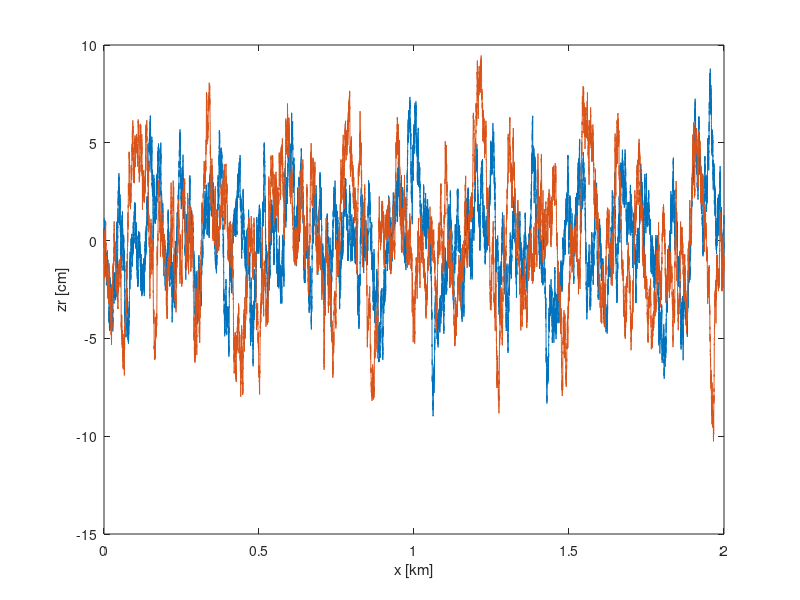

The MATLAB source for this figure:
clc
clear all
close all

hfig1 = figure;

%% Strada di riferimento: 90 km/h
v           = 90/3.6;     % [m/s] vehicle speed
l           = 200;        % [m] lunghezza caratteristica
road_omega  = 2*pi*v/l;
road_kr     = 0.025;

% Road definition
s       = tf('s');
road_G  = road_kr*s/(s^2 + 2*0.7*road_omega*s + road_omega^2);   % Funzione di trasferimento strada
norm_zr = norm(road_G,2);                                        % Energia del segnale stradale: deve restare costante al cambiare della velocità

% Offline road generation
dt      = 0.001;                        % [s]
tend    = 2*1000/v;                    % [s] lunghezza strada 2km
t       = 0:dt:tend;                    % [s] tempo

n  = randn(size(t))/sqrt(dt/pi);        % normalized noise
zr = lsim(road_G, n, t);                % [m]

% Grafico strada
figure(hfig1)
plot(v*t/1000,zr*100); xlabel('x [km]'); ylabel('zr [cm]'); hold on

%% Generazione profilo stradale a diversa velocità
v           = 180/3.6;     % [m/s] vehicle speed
road_omega  = 2*pi*v/l;

% Road definition
s       = tf('s');
road_G  = s/(s^2 + 2*0.7*road_omega*s + road_omega^2);              % Funzione di trasferimento strada senza kr
road_kr = norm_zr/norm(road_G,2)                                    % Calcolo kr in modo che l'energia della strada sia la stessa
road_G  = road_kr*s/(s^2 + 2*0.7*road_omega*s + road_omega^2);      % Funzione di trasferimento strada

% Offline road generation
dt      = 0.001;                        % [s]
tend    = 2*1000/v;                    % [s] lunghezza strada 2km
t       = 0:dt:tend;                    % [s] tempo

n  = randn(size(t))/sqrt(dt/pi);        % normalized noise
zr = lsim(road_G, n, t);                % [m]

% Grafico strada
figure(hfig1)
plot(v*t/1000,zr*100); xlabel('x [km]'); ylabel('zr [cm]'); hold on